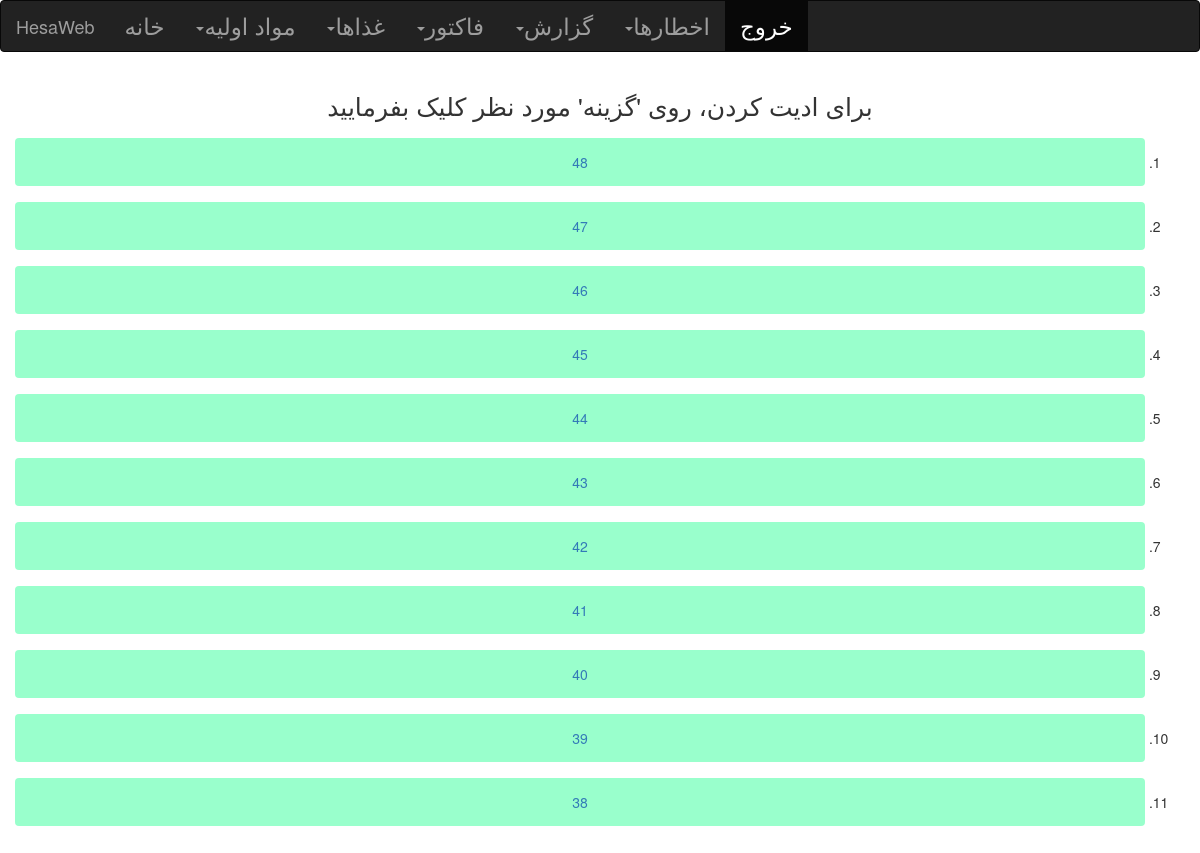
Screenshot of /all/factor (signed in) with the database file from the repository.
### product/models.py (models this page shows)
class factor(models.Model):
    user = models.ForeignKey(user,on_delete=models.CASCADE)
    content = JSONField()
    issue_date = models.DateField(blank=True)
    active_user = models.CharField(max_length=100)
    fact_type = models.CharField(max_length=10)
    def __str__(self):
        return str(self.pk)

### product/views.py (the view)
# urls.py: path("all/<str:type>",views.all,name="all"),
@login_required
def all(request,type):
    if type == "kala":
        content = kala.objects.all()
        return render(request,"product/all.html",{"content":content , "title" : "کالاها" , "type":"alter"})
    elif type == "material":
        content = material.objects.all()
        return render(request,"product/all.html",{"content":content , "title" : "مواد اولیه" , "type":"edit" })
    elif type == "cart":
        content = cart.objects.all()
        return render(request,"product/all.html",{"content":content , "title" : "محتویات سبد" , "type":"remove/cart" })
    elif type == "factor":
        content = fucktor.objects.all().order_by("-id")
        return render(request,"product/all.html",{"content":content , "title" : "فاکتورها"  , "type":"view" })
    elif type == "fcart":
        content = fcart.objects.all()
        return render(request,"product/all.html",{"content":content , "title" : "مواد اولیه" , "type":"removefcart" })

### product/templates/product/all.html (shortened to what this page needs)
{% extends 'base.html' %}
{% load static %}
{% block head %}
<link rel="stylesheet" href="{% static 'style.css' %}">
{% endblock head %}
{% block body %}
    <h3>برای ادیت کردن، روی 'گزینه' مورد نظر کلیک بفرمایید</h3>
    <ol class="list-group">
        {% for item in content %}
        <li>
            <button>
                <a href="/{{type}}/{{item.id}}">{{item}}
            </button>
        </li>
        {% endfor %}
    </ol>
{% endblock body %}

### product/static/style.css (style rules this page uses)
h3 { font-size:25px; text-align: center; }
button { width: 100%; background-color: #99ffcc; color: white; padding: 14px 20px; margin: 8px 0; border: none; border-radius: 4px; cursor: pointer; }

### rows the page displays
factor: id "48"
factor: id "47"
factor: id "46"
factor: id "45"
factor: id "44"
factor: id "43"
factor: id "42"
factor: id "41"
factor: id "40"
factor: id "39"
factor: id "38"
